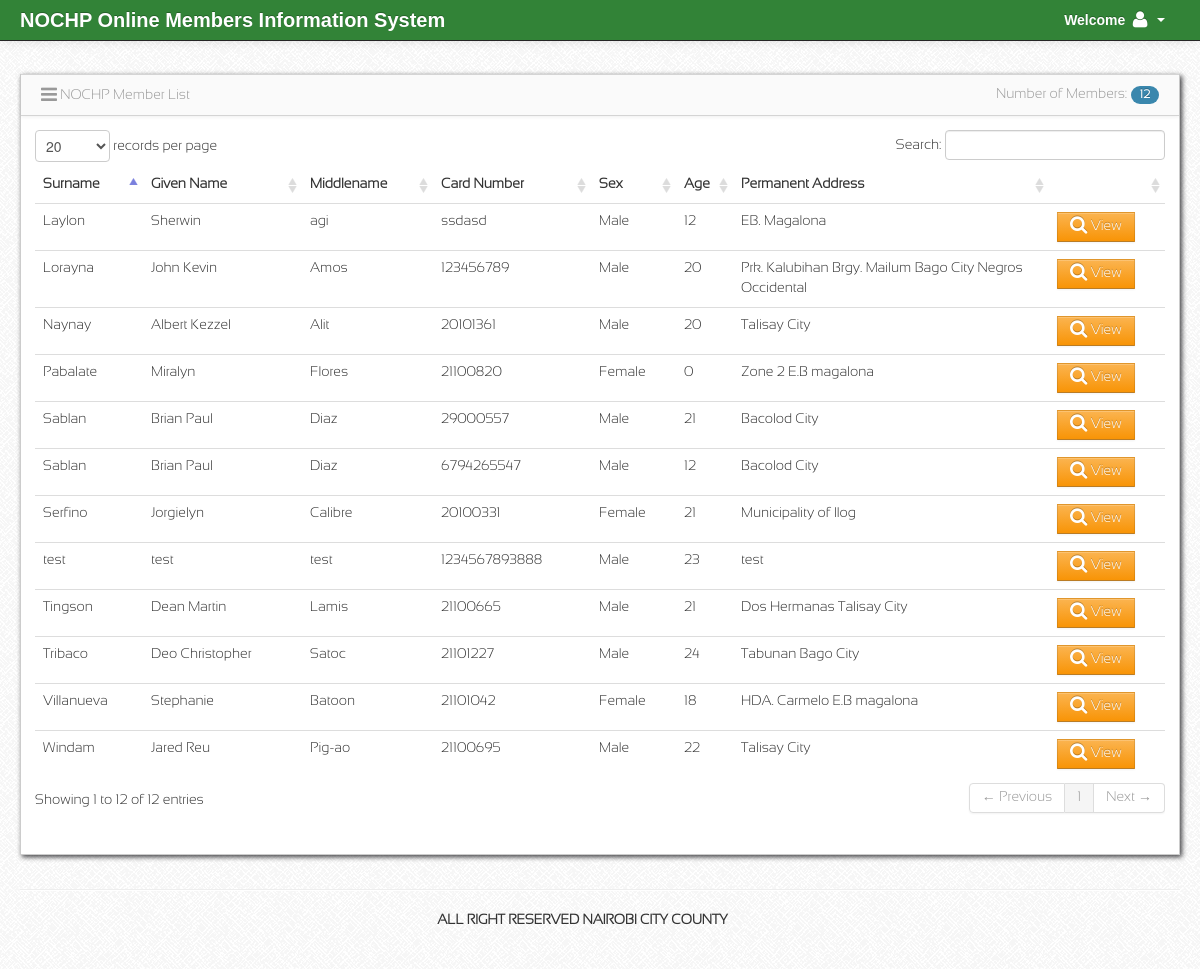
Page /coordinator.php (signed in) on the committed database.
### tables this page shows
CREATE TABLE IF NOT EXISTS `members` (
  `member_id` int(11) NOT NULL AUTO_INCREMENT,
  `card_number` varchar(100) NOT NULL,
  `given_name` varchar(20) NOT NULL,
  `surname` varchar(20) NOT NULL,
  `middlename` varchar(20) NOT NULL,
  `sex` varchar(6) NOT NULL,
  `address` varchar(100) NOT NULL,
  `contact_no` varchar(50) NOT NULL,
  `age` int(11) NOT NULL,
  `date_of_birth` varchar(50) NOT NULL,
  `place_of_birth` varchar(100) NOT NULL,
  `civil_status` varchar(50) NOT NULL,
  `voters_id` varchar(11) NOT NULL,
  `postal_code` varchar(10) NOT NULL,
  `philhealth_membership` varchar(100) NOT NULL,
  `philhealth_number` varchar(11) NOT NULL,
  `philhealth_enrollment_sponsor` varchar(100) NOT NULL,
  `spouse_surname` varchar(50) NOT NULL,
  `spouse_given_name` varchar(50) NOT NULL,
  `spouse_middlename` varchar(50) NOT NULL,
  `name_of_employer` varchar(100) NOT NULL,
  `ave_income` varchar(11) NOT NULL,
  `employment_status` varchar(50) NOT NULL,
  PRIMARY KEY (`member_id`)
);

### members_table_prog.php (the view, shortened to what this page needs)
<?php include('dbcon.php'); ?>
<form action="delete_member.php" method="post">
<table cellpadding="0" cellspacing="0" border="0" class="table" id="example">
	<thead>
	<tr>
				<th>Surname</th>
				<th>Given Name</th>
				<th>Middlename</th>
				<th>Card Number</th>
				<th>Sex</th>
				<th>Age</th>
				<th>Permanent Address</th>
				<th></th>
	</tr>
	</thead>
	<tbody>
	<?php
		$query = $conn->query("select * from members") or die(mysql_error());
		while ($row = $query->fetch()) {
		$id = $row['member_id'];
	?>
	<tr>
	<td><?php echo $row['surname']; ?></td>
	<td><?php echo $row['given_name']; ?></td>
	<td><?php echo $row['middlename']; ?></td>
	<td><?php echo $row['card_number']; ?></td>
	<td><?php echo $row['sex']; ?></td>
	<td><?php echo $row['age']; ?></td>
	<td width="300"><?php echo $row['address']; ?></td>
	<td width="100">
	<a data-placement="top" title="Click to View all Details" id="view<?php echo $id; ?>" href="view_member_prog.php<?php echo '?id='.$id; ?>" class="btn btn-warning"><i class="icon-search icon-large"></i> View</a>
	</td>
	</tr>
<?php } ?>
	</tbody>
</table>
</form>

### assets/styles.css (style rules this page uses)
body { padding-top: 60px; padding-bottom: 40px; background-color: #f5f5f5; }

### rows in the picture
members: surname "Lorayna", given_name "John Kevin", middlename "Amos", card_number "123456789", sex "Male", age "20", address "Prk. Kalubihan Brgy. Mailum Bago City Negros Occidental"
members: surname "Naynay", given_name "Albert Kezzel", middlename "Alit", card_number "20101361", sex "Male", age "20", address "Talisay City"
members: surname "Sablan", given_name "Brian Paul", middlename "Diaz", card_number "29000557", sex "Male", age "21", address "Bacolod City"
members: surname "Tingson", given_name "Dean Martin", middlename "Lamis", card_number "21100665", sex "Male", age "21", address "Dos Hermanas Talisay City"
members: surname "Tribaco", given_name "Deo Christopher", middlename "Satoc", card_number "21101227", sex "Male", age "24", address "Tabunan Bago City"
members: surname "Windam", given_name "Jared Reu", middlename "Pig-ao", card_number "21100695", sex "Male", age "22", address "Talisay City"
members: surname "Serfino", given_name "Jorgielyn", middlename "Calibre", card_number "20100331", sex "Female", age "21", address "Municipality of Ilog"
members: surname "Pabalate", given_name "Miralyn", middlename "Flores", card_number "21100820", sex "Female", age "0", address "Zone 2 E.B magalona"
members: surname "Villanueva", given_name "Stephanie", middlename "Batoon", card_number "21101042", sex "Female", age "18", address "HDA. Carmelo E.B magalona"
members: surname "Laylon", given_name "Sherwin", middlename "agi", card_number "ssdasd", sex "Male", age "12", address "EB. Magalona"
members: surname "Sablan", given_name "Brian Paul", middlename "Diaz", card_number "6794265547", sex "Male", age "12", address "Bacolod City"
members: surname "test", given_name "test", middlename "test", card_number "1234567893888", sex "Male", age "23", address "test"

### other values in the picture
$count "12"
